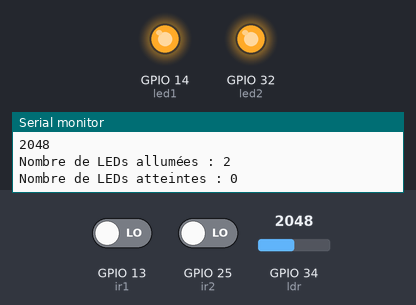
A sketch run on a simulated ESP32. Parts: output pins drawn as LEDs (lit = HIGH), the last lines printed to the serial monitor. The test bench sets the inputs (shaded band); at power-on: GPIO 13 (ir1) LOW, GPIO 25 (ir2) LOW, GPIO 34 (ldr) = 2048. WiFi joins after 1.5 s; servers stay silent unless stated; no MQTT or app messages arrive unless stated.

Above: at 3.2 s.
3.3 s: GPIO 13 (ir1) driven HIGH
At 4.7 s:
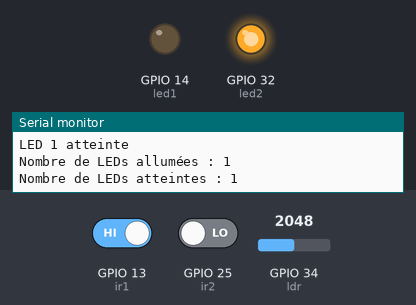
5.0 s: GPIO 13 (ir1) driven LOW
At 6.2 s:
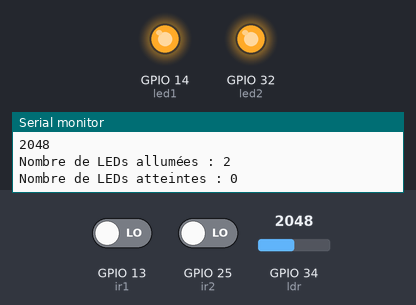
6.5 s: GPIO 25 (ir2) driven HIGH
At 7.6 s:
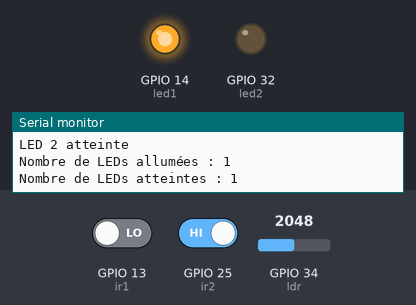
8.0 s: GPIO 25 (ir2) driven LOW
At 9.2 s:
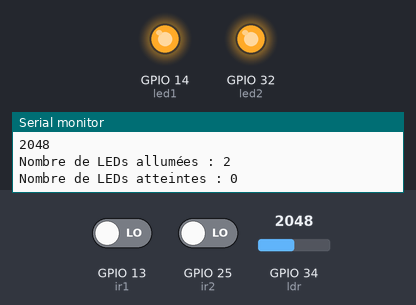
Timing chart, 0 to 10.6 s (numbered marks = the images above; inputs shaded):
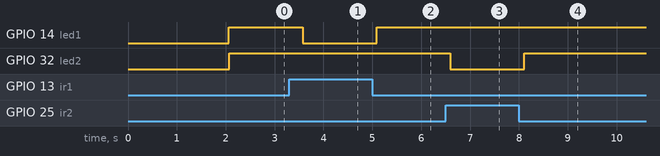

The sketch:

Code_Arduino.ino
```cpp
#include <WiFi.h>
#include "Adafruit_MQTT.h"
#include "Adafruit_MQTT_Client.h"

#define WIFI_SSID "Infinix HOT 10"   // Nom du réseau WiFi
#define WIFI_PASSWORD "0631672222"   // Mot de passe du réseau WiFi

#define MQTT_SERVER "io.adafruit.com"   // Serveur MQTT (Adafruit IO)
#define MQTT_PORT 1883   // Port MQTT
#define MQTT_USERNAME "najouael"    // Nom d'utilisateur MQTT
#define MQTT_PASSWORD "aio_Oblx59AvBXcsqHuPEJ1ioI2oi4zt"    // Mot de passe MQTT

WiFiClient client;
Adafruit_MQTT_Client mqtt(&client, MQTT_SERVER, MQTT_PORT, MQTT_USERNAME, MQTT_PASSWORD);

// Déclaration des objets MQTT
Adafruit_MQTT_Publish ledsAllumeesPublish(&mqtt, MQTT_USERNAME "/feeds/leds-allumees");
Adafruit_MQTT_Publish ledsAtteintPublish(&mqtt, MQTT_USERNAME "/feeds/leds-atteintes");
Adafruit_MQTT_Publish ledsPublish(&mqtt, MQTT_USERNAME "/feeds/LdrDurée");

// Initialisation des broches pour les capteurs et les LED

int ir1 = 13;
int led1 = 14;

int ir2 = 25;
int led2 = 32;

int ldr = 34;

int x1, x2;

// Variables pour suivre l'état des LED

int led1Allumee = 0;
int led2Allumee = 0;
int ledsAllumees = 0;
int ledsAtteint = 0;

void setup() {

  Serial.begin(115200);
  delay(10);
  pinMode(ir1, INPUT);
  pinMode(led1, OUTPUT);
  pinMode(ir2, INPUT);
  pinMode(led2, OUTPUT);

  // Connexion Wi-Fi
  WiFi.begin(WIFI_SSID, WIFI_PASSWORD);
  while (WiFi.status() != WL_CONNECTED) {
    delay(1000);
    Serial.println("Connexion au Wi-Fi...");
  }
  Serial.println("Connexion Wi-Fi établie!");

  // Connexion MQTT
  mqtt.connect();
  while (!mqtt.connected()) {
    Serial.println("Connexion à MQTT en cours...");
    delay(1000);
  }
  Serial.println("Connecté à MQTT d'Adafruit IO!");
}

// Déclaration des variables globales
int previousLedsAllumees = 0;
int previousLedsAtteint = 0;

void loop() {

  // Lecture des états des capteurs

  x1 = digitalRead(ir1);
  x2 = digitalRead(ir2);
  int ldr_Value = analogRead(ldr);
  Serial.println(ldr_Value);

  static int previousLdrValue = 0;
  if (ldr_Value != previousLdrValue) {
    // Publier la valeur du capteur LDR sur Adafruit IO
    ledsPublish.publish(ldr_Value);
    previousLdrValue = ldr_Value;  // Mettre à jour la valeur précédente avec la nouvelle valeur
  }

  // Contrôle des LED en fonction des capteurs IR
  if(ldr_Value <= 4095){
    if (x1 == HIGH) {  // pas de Mouvement détecté par le capteur 1
      if (led1Allumee > 0) {
        Serial.print("LED 1 éteinte après : ");
        Serial.print(led1Allumee * 0.3);
        Serial.println(" s");
      }
      digitalWrite(led1, LOW);  // Éteindre la LED 1
      led1Allumee = 0;
      Serial.println("LED 1 atteinte");
    } else {           // mouvement détecté par le capteur 1
      if (led1Allumee == 0) {
        Serial.print("LED 1 allumée à : ");
        Serial.print(millis() * 0.001);
        Serial.println(" s");
        Serial.println("LED 1 allumée");
      }
      digitalWrite(led1, HIGH);   // Allumer la LED 1
      led1Allumee++;
    }

    if (x2 == HIGH) {  // pas de Mouvement détecté par le capteur 2
      if (led2Allumee > 0) {
        Serial.print("LED 2 éteinte après : ");
        Serial.print(led2Allumee * 0.3);
        Serial.println(" s");
      }
      digitalWrite(led2, LOW);  // Éteindre la LED 2
      led2Allumee = 0;
      Serial.println("LED 2 atteinte");
    } else {           // mouvement détecté par le capteur 2
      if (led2Allumee == 0) {
        Serial.print("LED 2 allumée à : ");
        Serial.print(millis() * 0.001);
        Serial.println(" s");
        Serial.println("LED 2 allumée");
      }
      digitalWrite(led2, HIGH);   // Allumer la LED 2
      led2Allumee++;
    }
  }else{
    digitalWrite(led1,LOW);
    digitalWrite(led2,LOW);
  }

  // Mise à jour du nombre de LED allumées et atteintes
  if (led1Allumee > 0 && led2Allumee > 0) {
    ledsAllumees = 2;
    ledsAtteint = 0;
  } else if (led1Allumee > 0 || led2Allumee > 0) {
    ledsAllumees = 1;
    ledsAtteint = 1;

  } else {
    ledsAllumees = 0;
    ledsAtteint = 2;

  }

  bool ledsAllumeesMessageEnvoye = false; // Variable pour suivre si le message des LEDs allumées a été envoyé
  bool ledsAtteintMessageEnvoye = false; // Variable pour suivre si le message des LEDs atteintes a été envoyé
  // Afficher le nombre de LEDs allumées une seule fois
  if (!ledsAllumeesMessageEnvoye) {
    Serial.print("Nombre de LEDs allumées : ");
    Serial.println(ledsAllumees);
    ledsAllumeesMessageEnvoye = true; // Marquer le message comme envoyé
  }
  // Afficher le nombre de LEDs atteintes une seule fois
  if (!ledsAtteintMessageEnvoye) {
    Serial.print("Nombre de LEDs atteintes : ");
    Serial.println(ledsAtteint);
    ledsAtteintMessageEnvoye = true; // Marquer le message comme envoyé
  }

  // Envoi des résultats à Adafruit MQTT si un changement se produit
  if (ledsAllumees != previousLedsAllumees) {
    ledsAllumeesPublish.publish(ledsAllumees);
    previousLedsAllumees = ledsAllumees;
  }

  if (ledsAtteint != previousLedsAtteint) {
    ledsAtteintPublish.publish(ledsAtteint);
    previousLedsAtteint = ledsAtteint;
  }
  delay(300);
}
```

Measured:
- after the input at 3.3 s, GPIO 14 (led1): HIGH → LOW after 0.28 s
- after the input at 5.0 s, GPIO 14 (led1): LOW → HIGH after 0.09 s
- after the input at 6.5 s, GPIO 32 (led2): HIGH → LOW after 0.09 s
- after the input at 8.0 s, GPIO 32 (led2): LOW → HIGH after 0.11 s
